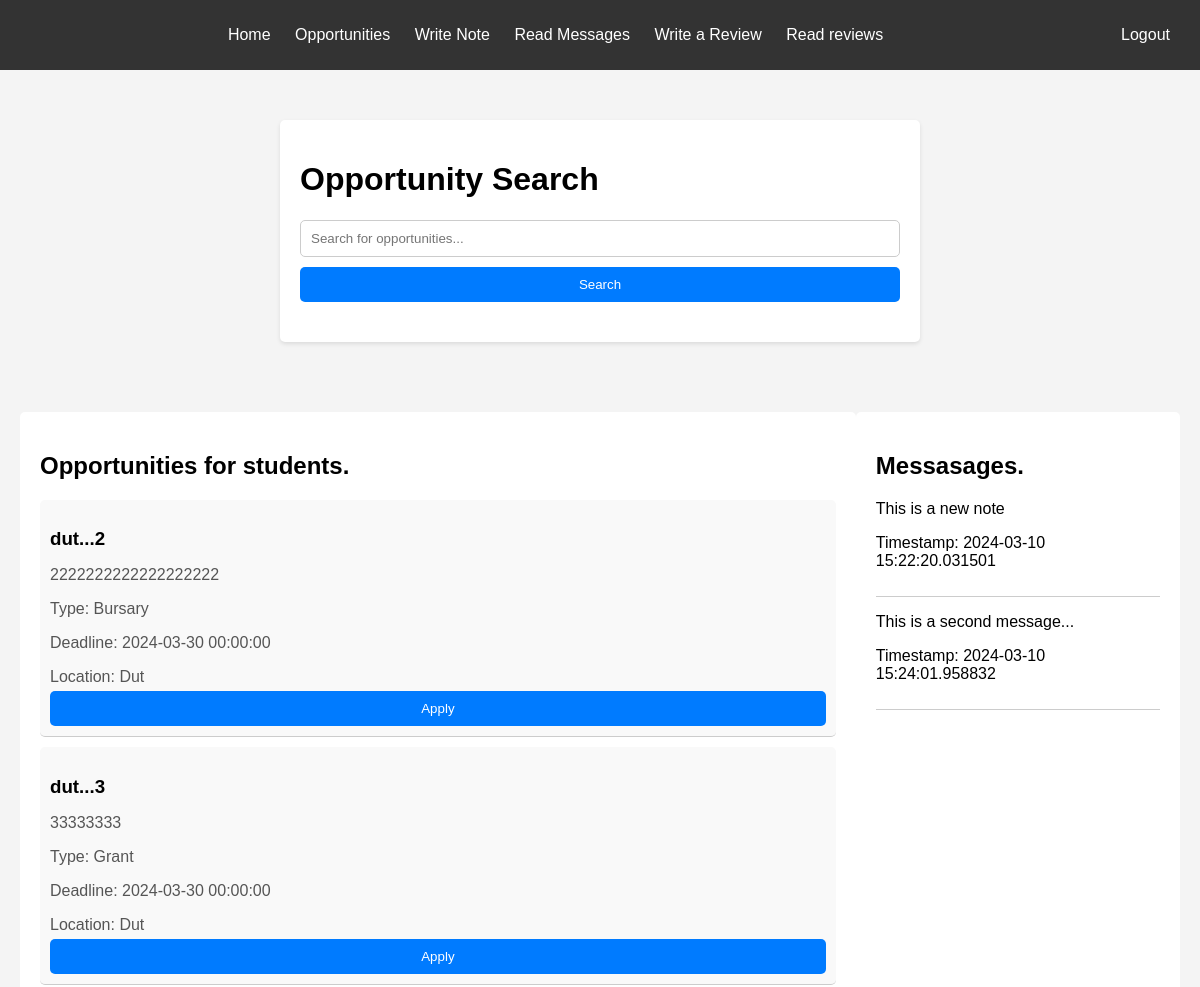
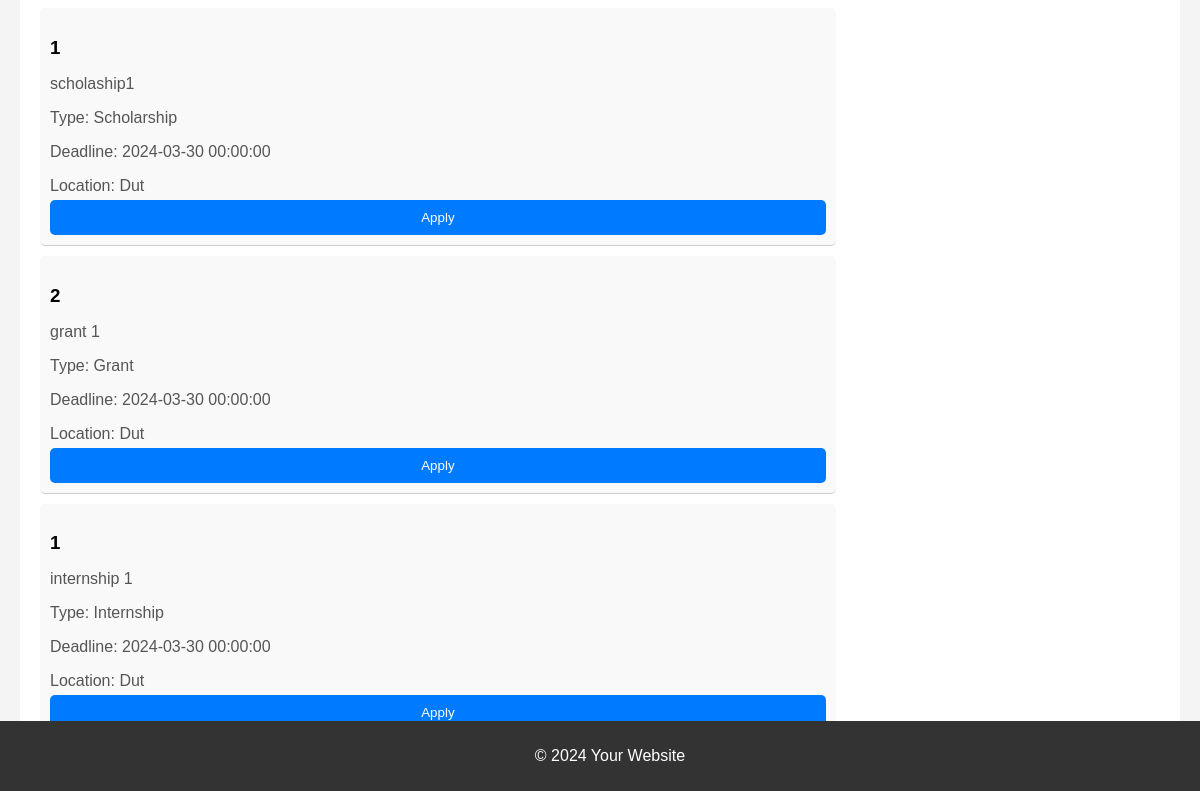
The app's page /index (signed in) with its own data (2 pictures, top to bottom).
### website/models.py (models this page shows)
class Opportunity(db.Model):
    __tablename__ = 'opportunity'
    id = db.Column(db.Integer, primary_key=True)
    title = db.Column(db.String(100), nullable=False)
    description = db.Column(db.Text, nullable=False)
    type = db.Column(db.String(50), nullable=False)  # Type of opportunity (e.g., bursary, scholarship, grant, internship, learnership etc.)
    deadline = db.Column(db.DateTime, nullable=True)
    location = db.Column(db.String(100), nullable=True)
    sponsor_id = db.Column(db.Integer, db.ForeignKey('user.id'),)
    sponsor = db.relationship('User',)

class UrgentHelp(db.Model):
    id = db.Column(db.Integer, primary_key=True)
    user_id = db.Column(db.Integer, db.ForeignKey('user.id'), nullable=False)
    note = db.Column(db.Text, nullable=False)
    timestamp = db.Column(db.DateTime, nullable=False, default=datetime.utcnow)
    user = db.relationship('User')

### website/views.py (the view)
@views.route('/index', methods=['GET', 'POST'])
@login_required
def index():
    opportunities = Opportunity.query.all()
    notes = UrgentHelp.query.all()
    return render_template('index.html', opportunities=opportunities, notes=notes)

### website/templates/index.html (shortened to what this page needs)
<!DOCTYPE html>
<html lang="en">
<head>
</head>
<body>
    <header>
        <nav>
            <ul>
                <li><a href="#">Home</a></li>
                <li class="dropdown">
                    <a href="#" class="dropbtn">Opportunities</a>
                </li>
                <li><a href="/writenote">Write Note</a></li>
                <li><a href="/notes">Read Messages</a></li>
                <li><a href="/writereview">Write a Review</a></li>
                <li><a href="/viewreviews">Read reviews</a></li>
                <li style="float:right"><a href="/logout">Logout</a></li>
            </ul>
        </nav>
    </header>
<!DOCTYPE html>
<html lang="en">
<head>
</head>
<body>
    <div class="container">
        <h1>Opportunity Search</h1>
        <form id="search-form">
            <input type="text" id="search-input" placeholder="Search for opportunities...">
            <button type="submit">Search</button>
        </form>
    </div>
</body>
</html>
    <main>
        <section id="opportunities">
            <h2>Opportunities for students.</h2>
            <div class="opportunity-list">
                {% for opportunity in opportunities %}
                <div class="opportunity">
                    <h3>{{ opportunity.title }}</h3>
                    <p>{{ opportunity.description }}</p>
                    <p>Type: {{ opportunity.type }}</p>
                    <p>Deadline: {{ opportunity.deadline }}</p>
                    <p>Location: {{ opportunity.location }}</p>
                    <form action="{{ url_for('views.view_opportunity4btn', opportunity_id=opportunity.id) }}" method="post">
                        <button type="submit">Apply</button>
                    </form>
                </div>
                {% endfor %}
            </div>
        </section>
        <aside id="notes">
            <h1>Messasages.</h1>
            <div id="note-list">
                {% for note in notes %}
                <div class="note">
                    <p>{{ note.note }}</p>
                    <p>Timestamp: {{ note.timestamp }}</p>
                </div>
                {% endfor %}
            </div>
        </aside>
    </main>
    <footer>
        <p>&copy; 2024 Your Website</p>
    </footer>
</body>
</html>

### website/templates/index.html (style rules this page uses)
body { font-family: Arial, sans-serif; margin: 0; padding: 0; background-color: #f4f4f4; }
header { background-color: #333; color: #fff; padding: 10px; text-align: center; }
nav ul { list-style-type: none; padding: 0; }
nav ul li { display: inline; margin-right: 20px; }
nav ul li a { color: #fff; text-decoration: none; }
main { display: flex; justify-content: space-between; padding: 20px; margin-top: 20px; }
section { width: 70%; background-color: #fff; padding: 20px; border-radius: 5px; }
aside { width: 25%; background-color: #fff; padding: 20px; border-radius: 5px; }
footer { background-color: #333; color: #fff; text-align: center; padding: 10px; position: fixed; bottom: 0; width: 100%; }
.opportunity, .note { border-bottom: 1px solid #ccc; padding-bottom: 10px; margin-bottom: 10px; }
.dropdown { position: relative; display: inline-block; }
.container { max-width: 600px; margin: 50px auto; padding: 20px; background-color: #fff; border-radius: 5px; box-shadow: 0 2px 4px rgba(0, 0, 0, 0.1); }
input[type="text"] { width: 100%; padding: 10px; margin-bottom: 10px; border: 1px solid #ccc; border-radius: 5px; box-sizing: border-box; }
button { display: block; width: 100%; padding: 10px; background-color: #007bff; color: #fff; border: none; border-radius: 5px; cursor: pointer; }
.opportunity { background-color: #f9f9f9; padding: 10px; margin-bottom: 10px; border-radius: 5px; }
.opportunity h3 { margin-bottom: 5px; }
.opportunity p { margin-bottom: 5px; color: #555; }

### records on screen
Opportunity: title "dut...2", description "2222222222222222222", type "Bursary", deadline "2024-03-30 00:00:00", location "Dut"
Opportunity: title "dut...3", description "33333333", type "Grant", deadline "2024-03-30 00:00:00", location "Dut"
Opportunity: title "1", description "scholaship1", type "Scholarship", deadline "2024-03-30 00:00:00", location "Dut"
Opportunity: title "2", description "grant 1", type "Grant", deadline "2024-03-30 00:00:00", location "Dut"
Opportunity: title "1", description "internship 1", type "Internship", deadline "2024-03-30 00:00:00", location "Dut"
UrgentHelp: note "This is a new note", timestamp "2024-03-10 15:22:20.031501"
UrgentHelp: note "This is a second message...", timestamp "2024-03-10 15:24:01.958832"
